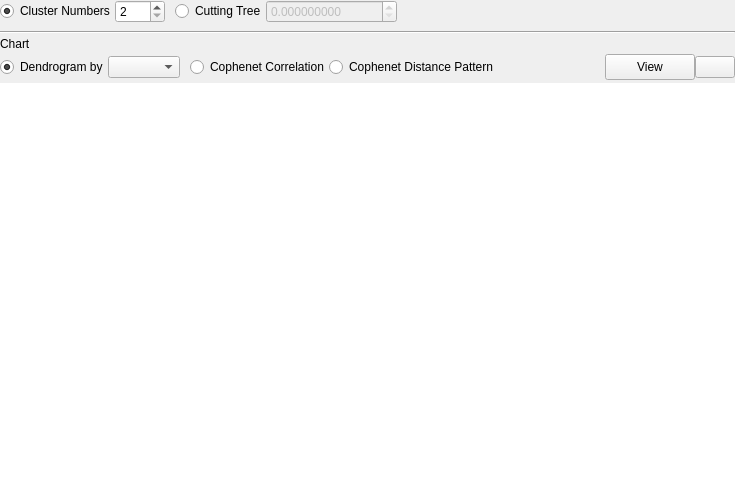
<?xml version="1.0" encoding="UTF-8"?>
<ui version="4.0">
 <class>Form</class>
 <widget class="QWidget" name="Form">
  <property name="geometry">
   <rect>
    <x>0</x>
    <y>0</y>
    <width>735</width>
    <height>483</height>
   </rect>
  </property>
  <property name="sizePolicy">
   <sizepolicy hsizetype="Preferred" vsizetype="Expanding">
    <horstretch>0</horstretch>
    <verstretch>0</verstretch>
   </sizepolicy>
  </property>
  <property name="windowTitle">
   <string>Form</string>
  </property>
  <layout class="QGridLayout" name="gridLayout">
   <property name="leftMargin">
    <number>0</number>
   </property>
   <property name="topMargin">
    <number>0</number>
   </property>
   <property name="rightMargin">
    <number>0</number>
   </property>
   <property name="bottomMargin">
    <number>0</number>
   </property>
   <property name="horizontalSpacing">
    <number>0</number>
   </property>
   <property name="verticalSpacing">
    <number>3</number>
   </property>
   <item row="3" column="0">
    <widget class="QLabel" name="label">
     <property name="text">
      <string>Chart</string>
     </property>
    </widget>
   </item>
   <item row="4" column="0">
    <layout class="QHBoxLayout" name="horizontalLayout">
     <property name="spacing">
      <number>0</number>
     </property>
     <item>
      <widget class="QRadioButton" name="dendrogramRB">
       <property name="sizePolicy">
        <sizepolicy hsizetype="Expanding" vsizetype="Fixed">
         <horstretch>0</horstretch>
         <verstretch>0</verstretch>
        </sizepolicy>
       </property>
       <property name="text">
        <string>Dendrogram by</string>
       </property>
       <property name="checked">
        <bool>true</bool>
       </property>
       <attribute name="buttonGroup">
        <string notr="true">chartType</string>
       </attribute>
      </widget>
     </item>
     <item>
      <widget class="QComboBox" name="labelCB"/>
     </item>
     <item>
      <spacer name="horizontalSpacer_4">
       <property name="orientation">
        <enum>Qt::Horizontal</enum>
       </property>
       <property name="sizeType">
        <enum>QSizePolicy::Fixed</enum>
       </property>
       <property name="sizeHint" stdset="0">
        <size>
         <width>10</width>
         <height>20</height>
        </size>
       </property>
      </spacer>
     </item>
     <item>
      <widget class="QRadioButton" name="correlationRB">
       <property name="sizePolicy">
        <sizepolicy hsizetype="Expanding" vsizetype="Fixed">
         <horstretch>0</horstretch>
         <verstretch>0</verstretch>
        </sizepolicy>
       </property>
       <property name="text">
        <string>Cophenet Correlation</string>
       </property>
       <attribute name="buttonGroup">
        <string notr="true">chartType</string>
       </attribute>
      </widget>
     </item>
     <item>
      <widget class="QRadioButton" name="distanceRB">
       <property name="sizePolicy">
        <sizepolicy hsizetype="Expanding" vsizetype="Fixed">
         <horstretch>0</horstretch>
         <verstretch>0</verstretch>
        </sizepolicy>
       </property>
       <property name="text">
        <string>Cophenet Distance Pattern</string>
       </property>
       <attribute name="buttonGroup">
        <string notr="true">chartType</string>
       </attribute>
      </widget>
     </item>
     <item>
      <spacer name="horizontalSpacer_5">
       <property name="orientation">
        <enum>Qt::Horizontal</enum>
       </property>
       <property name="sizeType">
        <enum>QSizePolicy::MinimumExpanding</enum>
       </property>
       <property name="sizeHint" stdset="0">
        <size>
         <width>10</width>
         <height>20</height>
        </size>
       </property>
      </spacer>
     </item>
     <item>
      <widget class="QPushButton" name="plotBtn">
       <property name="sizePolicy">
        <sizepolicy hsizetype="Minimum" vsizetype="Expanding">
         <horstretch>0</horstretch>
         <verstretch>0</verstretch>
        </sizepolicy>
       </property>
       <property name="minimumSize">
        <size>
         <width>90</width>
         <height>0</height>
        </size>
       </property>
       <property name="maximumSize">
        <size>
         <width>75</width>
         <height>16777215</height>
        </size>
       </property>
       <property name="text">
        <string>View</string>
       </property>
      </widget>
     </item>
     <item>
      <widget class="QPushButton" name="browserBtn">
       <property name="sizePolicy">
        <sizepolicy hsizetype="Minimum" vsizetype="Fixed">
         <horstretch>0</horstretch>
         <verstretch>0</verstretch>
        </sizepolicy>
       </property>
       <property name="minimumSize">
        <size>
         <width>30</width>
         <height>0</height>
        </size>
       </property>
       <property name="text">
        <string/>
       </property>
       <property name="icon">
        <iconset>
         <normaloff>../icons/browser.svg</normaloff>../icons/browser.svg</iconset>
       </property>
      </widget>
     </item>
    </layout>
   </item>
   <item row="5" column="0">
    <widget class="QWidget" name="harchi_panel" native="true">
     <property name="enabled">
      <bool>true</bool>
     </property>
     <property name="sizePolicy">
      <sizepolicy hsizetype="Expanding" vsizetype="Maximum">
       <horstretch>0</horstretch>
       <verstretch>0</verstretch>
      </sizepolicy>
     </property>
     <property name="minimumSize">
      <size>
       <width>0</width>
       <height>400</height>
      </size>
     </property>
     <property name="font">
      <font>
       <pointsize>9</pointsize>
      </font>
     </property>
     <property name="styleSheet">
      <string notr="true">background-color: rgb(255, 255, 255);
border-color: rgb(255, 255, 255);</string>
     </property>
    </widget>
   </item>
   <item row="0" column="0">
    <layout class="QHBoxLayout" name="horizontalLayout_4">
     <property name="spacing">
      <number>0</number>
     </property>
     <property name="leftMargin">
      <number>0</number>
     </property>
     <item>
      <widget class="QRadioButton" name="byNum">
       <property name="sizePolicy">
        <sizepolicy hsizetype="Maximum" vsizetype="Fixed">
         <horstretch>0</horstretch>
         <verstretch>0</verstretch>
        </sizepolicy>
       </property>
       <property name="text">
        <string>Cluster Numbers</string>
       </property>
       <property name="checked">
        <bool>true</bool>
       </property>
       <attribute name="buttonGroup">
        <string notr="true">clusterBy</string>
       </attribute>
      </widget>
     </item>
     <item>
      <widget class="QSpinBox" name="cluster_num">
       <property name="sizePolicy">
        <sizepolicy hsizetype="Fixed" vsizetype="Fixed">
         <horstretch>0</horstretch>
         <verstretch>0</verstretch>
        </sizepolicy>
       </property>
       <property name="maximumSize">
        <size>
         <width>50</width>
         <height>16777215</height>
        </size>
       </property>
       <property name="minimum">
        <number>2</number>
       </property>
       <property name="maximum">
        <number>999999</number>
       </property>
      </widget>
     </item>
     <item>
      <spacer name="horizontalSpacer_2">
       <property name="orientation">
        <enum>Qt::Horizontal</enum>
       </property>
       <property name="sizeType">
        <enum>QSizePolicy::Fixed</enum>
       </property>
       <property name="sizeHint" stdset="0">
        <size>
         <width>10</width>
         <height>20</height>
        </size>
       </property>
      </spacer>
     </item>
     <item>
      <widget class="QRadioButton" name="cutTree">
       <property name="sizePolicy">
        <sizepolicy hsizetype="Maximum" vsizetype="Fixed">
         <horstretch>0</horstretch>
         <verstretch>0</verstretch>
        </sizepolicy>
       </property>
       <property name="text">
        <string>Cutting Tree</string>
       </property>
       <attribute name="buttonGroup">
        <string notr="true">clusterBy</string>
       </attribute>
      </widget>
     </item>
     <item>
      <widget class="QDoubleSpinBox" name="cophenet">
       <property name="enabled">
        <bool>false</bool>
       </property>
       <property name="sizePolicy">
        <sizepolicy hsizetype="Maximum" vsizetype="Fixed">
         <horstretch>0</horstretch>
         <verstretch>0</verstretch>
        </sizepolicy>
       </property>
       <property name="decimals">
        <number>9</number>
       </property>
       <property name="minimum">
        <double>0.000000000000000</double>
       </property>
       <property name="maximum">
        <double>9999999999.989999771118164</double>
       </property>
       <property name="singleStep">
        <double>1.000000000000000</double>
       </property>
       <property name="value">
        <double>0.000000000000000</double>
       </property>
      </widget>
     </item>
     <item>
      <spacer name="horizontalSpacer">
       <property name="orientation">
        <enum>Qt::Horizontal</enum>
       </property>
       <property name="sizeHint" stdset="0">
        <size>
         <width>40</width>
         <height>20</height>
        </size>
       </property>
      </spacer>
     </item>
    </layout>
   </item>
   <item row="2" column="0">
    <widget class="Line" name="line">
     <property name="frameShadow">
      <enum>QFrame::Sunken</enum>
     </property>
     <property name="lineWidth">
      <number>1</number>
     </property>
     <property name="orientation">
      <enum>Qt::Horizontal</enum>
     </property>
    </widget>
   </item>
   <item row="1" column="0">
    <spacer name="verticalSpacer">
     <property name="orientation">
      <enum>Qt::Vertical</enum>
     </property>
     <property name="sizeType">
      <enum>QSizePolicy::Fixed</enum>
     </property>
     <property name="sizeHint" stdset="0">
      <size>
       <width>20</width>
       <height>5</height>
      </size>
     </property>
    </spacer>
   </item>
  </layout>
 </widget>
 <resources/>
 <connections/>
 <buttongroups>
  <buttongroup name="clusterBy"/>
  <buttongroup name="chartType"/>
 </buttongroups>
</ui>
